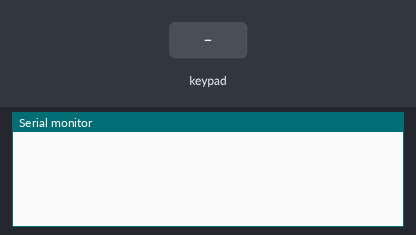
A sketch run on a simulated Arduino Uno, built with avr-gcc and run on an emulated ATmega328P. Parts: the last lines printed to the serial monitor. The test bench sets the inputs (shaded band).

Above: at 1.2 s.
1.3 s: key '1' pressed
At 1.7 s:
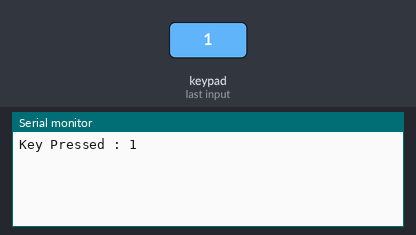
2.8 s: keypad keys 8 7 6 5 # pressed 0.4 s apart
At 5.3 s:
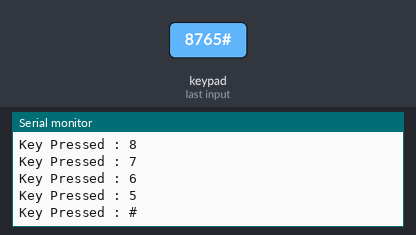
6.3 s: key '*' pressed
At 7.0 s:
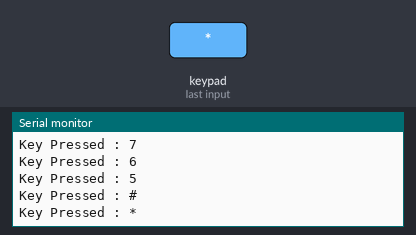
7.8 s: keypad keys 4 3 2 pressed 0.4 s apart
At 9.9 s:
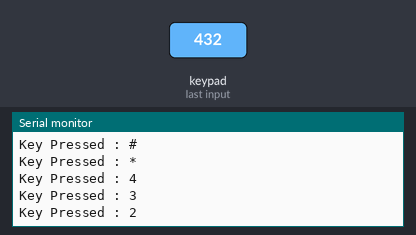
Timing chart, 0 to 11.4 s (numbered marks = the images above; inputs shaded):
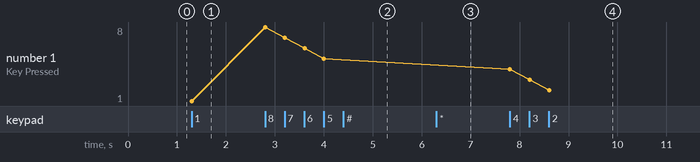

The sketch:

4_3_keypad.ino
```cpp
#include <Key.h>
#include <Keypad.h>
/*
 ====================Для клавиатуры 4х3 ====================
 */
const byte ROWS = 4; // количество строк
const byte COLS = 3; // количество столбцов
// устанавливаем имена на кнопках клавиатуры
char nameKeys[ROWS][COLS] = {
  {'1','2','3'},
  {'4','5','6'},
  {'7','8','9'},
  {'*','0','#'}
};
byte rowPins[ROWS] = {8, 7, 6, 5}; // выводы для управления строками
byte colPins[COLS] = {4, 3, 2}; // выводы для управления столбцами
// инициализирует внутреннюю раскладку клавиатуры c указанныеми портами и указанным
//количеством строк и столбцов
Keypad customKeypad = Keypad( makeKeymap(nameKeys), rowPins, colPins, ROWS, COLS);

void setup() {
  Serial.begin(9600);
}

void loop() {
  // проверяем какая из кнопок нажата
  char key = customKeypad.getKey();
  if (key){
    Serial.print("Key Pressed : ");
    Serial.println(key);
  }
}
```

Measured:
- after the input at 1.3 s, the serial monitor: prints a new line at once (image 1)
- after the input at 2.8 s, the serial monitor: prints a new line at once (image 2)
- after the input at 6.3 s, the serial monitor: prints a new line at once (image 3)
- after the input at 7.8 s, the serial monitor: prints a new line at once (image 4)
- plotted number 1: 1 → 5 after the input at 2.8 s, 5 → 2 after the input at 7.8 s
